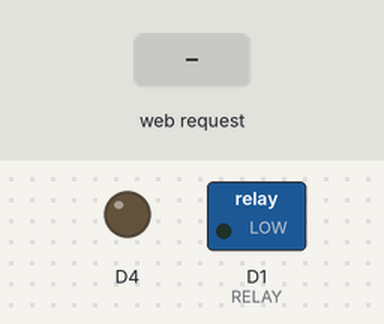
The sketch below on a simulated ESP8266 (NodeMCU). Shown: switched loads named in the sketch (green lamp = pin HIGH), output pins drawn as LEDs (lit = HIGH, except the on-board LED, lit = LOW). The inputs (shaded band) are chosen by the test bench. WiFi joins after 1.5 s; servers stay silent unless stated; what the sketch prints to the serial monitor is not drawn.

Above: at 2.7 s.
2.8 s: HTTP request GET /relay received
At 3.2 s:
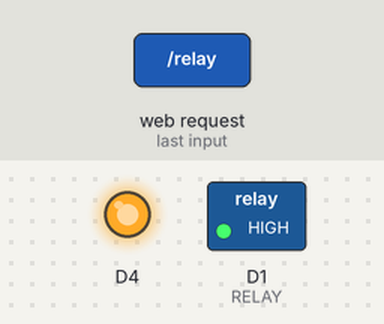
Timing chart, 0 to 5.8 s (numbered marks = the images above; inputs shaded):
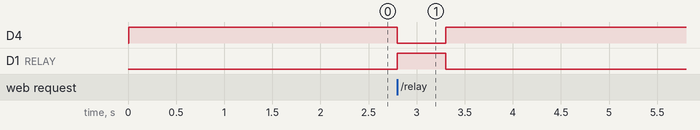

Measured:
- after the input at 2.8 s, D4: HIGH → LOW at once, → HIGH 0.50 s later; D1 (RELAY): LOW → HIGH at once, → LOW 0.50 s later

The sketch:

webRelay.ino
```cpp
/*
  General purpose momentary web operated relay
  (c) Parul Jain 2018
*/

#include <ESP8266WiFi.h>
#include <ESP8266WebServer.h>

ESP8266WebServer server(80);

#define RELAY D1
#define PULSE_SIZE 500 //relay pulse 0.5s

void handleRelay() {
  digitalWrite(BUILTIN_LED, LOW);
  digitalWrite(RELAY, HIGH);
  delay(PULSE_SIZE);
  digitalWrite(RELAY, LOW);
  digitalWrite(BUILTIN_LED, HIGH);
  server.send(200, "text/plain", "OK");
}

void handleNotFound() {
  server.send(404);
}

void wifiSetup() {
  char ssid[] = "Your WiFi SSID";
  char pass[] = "Your WiFi password";

  //Change the following to whatever works on your home network
  IPAddress ip(192, 168, 1, 23);
  IPAddress subnet(255, 255, 255, 0);
  IPAddress gateway(192, 168, 1, 1);
  IPAddress dns(192, 168, 1, 1);

  WiFi.config(ip, dns, gateway, subnet);

  //Connect to WiFi
  WiFi.mode(WIFI_STA);
  WiFi.begin(ssid, pass);
  Serial.print("Connecting to WiFi ... ");
  while (WiFi.status() != WL_CONNECTED)
  {
    delay(500);
  }
  Serial.println("done");
  Serial.print("IP address: ");
  Serial.println(WiFi.localIP());
}

void webServerSetup() {
  server.on("/relay", HTTP_GET, handleRelay);
  server.onNotFound(handleNotFound);
  server.begin();
}

void setup() {
  Serial.begin(9600);
  delay(10);
  pinMode(RELAY, OUTPUT);
  pinMode(BUILTIN_LED, OUTPUT);
  digitalWrite(BUILTIN_LED, HIGH);
  digitalWrite(RELAY, LOW);
  wifiSetup();
  webServerSetup();
}

void loop() {
  server.handleClient();
}
```
